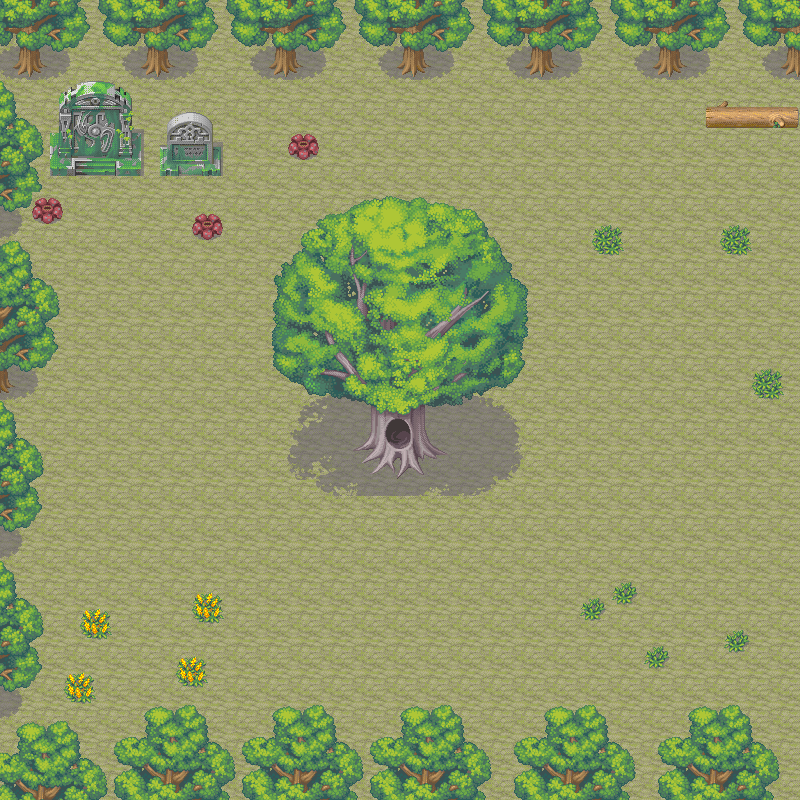

Rendered tile map (Tiled .tmx) drawn with the repository's tilesets; below, a short description and the map source with its tile grids summarised:
An orthogonal 50x50 tile map with 16x16 px tiles, 2 tile layers (background, first) and 23 objects (8x barrier, 4x semi-transparent, entrance).

<map version="1.0" orientation="orthogonal" width="50" height="50" tilewidth="16" tileheight="16">
 <properties>
  <property name="scene-type" value="field" />
  <property name="sound" value="sounds/forest.mp3" />
  <property name="tmx" value="maps/M103.tmx" />
 </properties>
 <tileset firstgid="1" name="forest" tilewidth="16" tileheight="16">
  <image source="forest.png" trans="ffffff" width="1024" height="1312" />
  <terraintypes>
   <terrain name="新地形" tile="-1" />
  </terraintypes>
  <tile id="8" terrain=",0,," />
  <tile id="9" terrain="0,0,,0" />
  <tile id="73" terrain="0,0,0,0" />
 </tileset>
 <layer name="background" width="50" height="50">
  <data>[2500 cells, 2500 non-empty, 4 distinct tile ids]</data>
 </layer>
 <layer name="first" width="50" height="50">
  <data>[2500 cells, 1077 non-empty, 464 distinct tile ids]</data>
 </layer>
 <objectgroup name="semi-transparents" width="50" height="50">
  <object type="semi-transparent" x="16" y="80" width="48" height="720" />
  <object type="semi-transparent" x="64" y="704" width="720" height="96" />
  <object type="semi-transparent" x="272" y="192" width="256" height="224" />
  <object type="semi-transparent" x="48" y="80" width="176" height="64" />
 </objectgroup>
 <objectgroup name="barriers" width="50" height="50">
  <object type="barrier" x="0" y="0" width="800" height="80" />
  <object type="barrier" x="704" y="80" width="96" height="48" />
  <object type="barrier" x="0" y="80" width="16" height="720" />
  <object type="barrier" x="352" y="416" width="96" height="64" />
  <object type="barrier" x="48" y="128" width="96" height="48" />
  <object type="barrier" x="144" y="144" width="80" height="32" />
  <object type="barrier" x="0" y="800" width="800" height="16" />
  <object type="barrier" x="800" y="80" width="16" height="720" />
 </objectgroup>
 <objectgroup name="entrances" width="50" height="50">
  <properties>
   <property name="sence-type" value="field" />
  </properties>
  <object name="forest-3" type="entrance" x="768" y="128" width="32" height="672">
   <properties>
    <property name="ID" value="M101" />
    <property name="dest" value="forest-1-west-2" />
   </properties>
  </object>
 </objectgroup>
 <objectgroup name="objects" width="50" height="50">
  <object x="548" y="173">
   <properties>
    <property name="ID" value="E191" />
    <property name="flags" value="F113,F113,F112,F104,F111,F108,F107" />
   </properties>
  </object>
  <object x="596" y="186">
   <properties>
    <property name="ID" value="E120" />
    <property name="flags" value="F113,F113,F110,F104,F103,F106,F116" />
   </properties>
  </object>
  <object x="608" y="131">
   <properties>
    <property name="ID" value="E109" />
    <property name="flags" value="F113,F105,F107,F113,F102,F111,F114" />
   </properties>
  </object>
  <object x="168" y="489">
   <properties>
    <property name="ID" value="E192" />
    <property name="flags" value="F114,F110,F114,F111,F101,F105,F107" />
   </properties>
  </object>
  <object x="254" y="514">
   <properties>
    <property name="ID" value="E110" />
    <property name="flags" value="F114,F110,F111,F112,F106,F105,F107" />
   </properties>
  </object>
  <object x="159" y="555">
   <properties>
    <property name="ID" value="E107" />
    <property name="flags" value="F114,F113,F102,F107,F112,F108,F104" />
   </properties>
  </object>
  <object x="701" y="165">
   <properties>
    <property name="ID" value="E109" />
    <property name="flags" value="F113,F110,F102,F108,F114,F113,F112" />
   </properties>
  </object>
  <object x="669" y="217">
   <properties>
    <property name="ID" value="E120" />
    <property name="flags" value="F113,F112,F116,F105,F107,F106,F101" />
   </properties>
  </object>
  <object x="224" y="598">
   <properties>
    <property name="ID" value="E107" />
    <property name="flags" value="F114,F112,F107,F105,F101,F108,F109" />
   </properties>
  </object>
  <object x="319" y="539">
   <properties>
    <property name="ID" value="E110" />
    <property name="flags" value="F114,F103,F115,F111,F116,F114,F109" />
   </properties>
  </object>
 </objectgroup>
</map>
